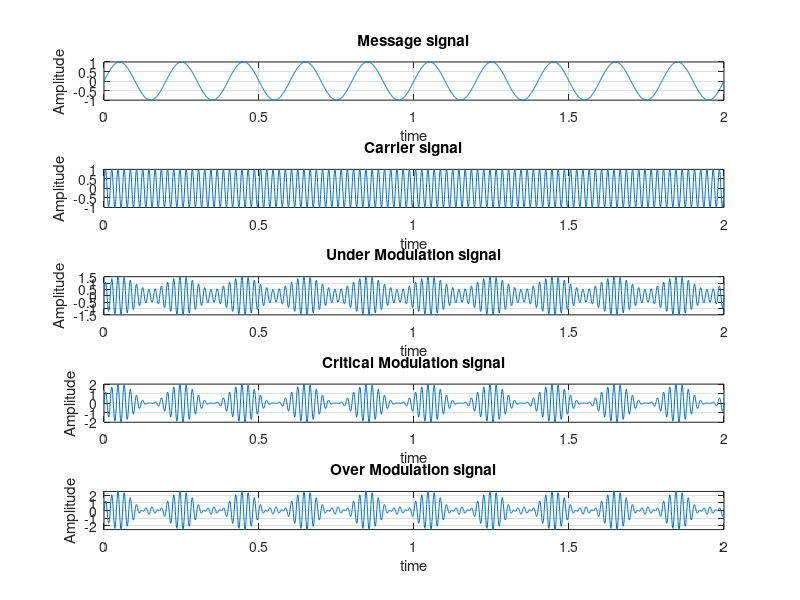

Write MATLAB code to recreate this figure.
clc;
clear all;
close all;
t = 0:0.001:2;
f1 = 5;
m = sin(2*pi*f1*t);
subplot(5,1,1);
plot(t,m);
title('Message signal');
xlabel('time');
ylabel('Amplitude');
grid on;

f2 = 50;
c = sin(2*pi*f2*t);
subplot(5,1,2);
plot(t,c);
title('Carrier signal');
xlabel('time');
ylabel('Amplitude');
grid on;

m1 = 0.5;
s1 = (1+(m1.*m)).*c;
subplot(5,1,3);
plot(t,s1);
title('Under Modulation signal');
xlabel('time');
ylabel('Amplitude');
grid on;

m2 = 1;
s2 = (1+(m2.*m)).*c;
subplot(5,1,4);
plot(t,s2);
title('Critical Modulation signal');
xlabel('time');
ylabel('Amplitude');
grid on;

m3 = 1.5;
s3 = (1+(m3.*m)).*c;
subplot(5,1,5);
plot(t,s3);
title('Over Modulation signal');
xlabel('time');
ylabel('Amplitude');
grid on;
axis([0,2,-2.5,2.5]);
